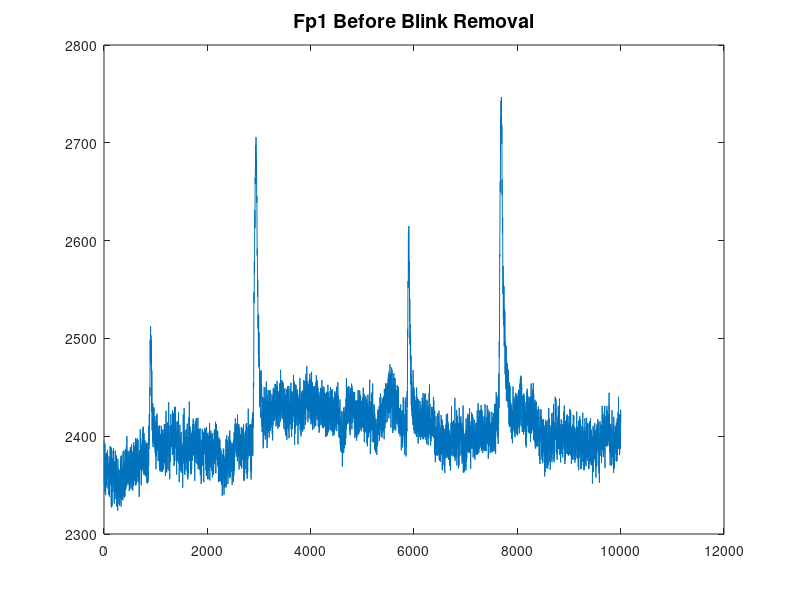

MATLAB code for this plot: (Note: this script raises an error after producing the figure.)
clear; close all; clc

% CODE TO REMOVE BLINK ARTIFACTS FROM EEG USING PCA AND ICA
% CODE AUTHORED BY: SHAWHIN TALEBI

%% IMPORT DATA

load('EEG_data')

% plot Fp1 electrode data (sits at front left part of head hear left eye)
% perturbations can be seen visually due to blinks
plot(Data(:,1))
title("Fp1 Before Blink Removal", 'FontSize', 14)
%% PCA

% DEFINE NUMBER OF PRINICPAL COMPONENTS TO KEEP
% NOTE: it is typically a good idea to try out different numbers and
% compare their total explained variation
q=21;

% PERFORM PCA
% NOTE: it is important to normalize data! (i.e. substract mean of each 
% column and divide by standard deviation. MATLAB's pca function does this 
% automatically :p
[coeff,Data_PCA,latent,tsquared,explained,mu] = pca(Data, 'NumComponents', q);

% compute and display explained variation
disp(strcat("Top ", string(q), " principal components explain ", ...
    string(sum(explained(1:q))), " of variation"))
%% ICA

% compute independent components from principal components
Mdl = rica(Data_PCA, q);
Data_ICA = transform(Mdl, Data_PCA);

%% PLOT RESULTING COMPONENTS

% define number of plots per column of figure
plotsPerCol = 7;

% set up figure
figure(2)
fig = gcf;
fig.Units = 'normalized';
fig.Position = [0 0 1 1];

% plot components
for i = 1:q
    
    subplot(plotsPerCol,ceil(q/plotsPerCol),i)
    plot(Data_ICA(:,i).^2)
    title(strcat("Component ", string(i), " Squared"), 'FontSize', 16)
    ax = gca;
    ax.XTickLabel = {};
    
end

% save figure to file
print("eeg_components", '-dpng')
%% REMOVE BLINK COMPONENT

% use heuristic to pick component corresponding to blink
Components_blink = pickBlinkComponents(Data_ICA);
disp(strcat("Blink component = ", string(Components_blink)))

% zero all columns corresponsing to blink components
Data_ICA_noBlinks = Data_ICA;
Data_ICA_noBlinks(:,Components_blink) = ...
    zeros(length(Data_ICA), length(Components_blink));

% perform inverse ica transform
Data_PCA_noBlinks = Data_ICA_noBlinks*Mdl.TransformWeights;

% perform inverse pca transform
Data_noBlinks = Data_PCA_noBlinks*coeff';

% set up figure
figure(3)
fig = gcf;
fig.Units = 'normalized';
fig.Position = [0 0 1 1];

% plot Fp1 electrode before and after
subplot(2,1,1)
plot(Data(:,1))
title("Fp1 Before Blink Removal", 'FontSize', 14)
subplot(2,1,2)
plot(Data_noBlinks(:,1))
title("Fp1 After Blink Removal", 'FontSize', 14)

% save figure to file
print("fp1_before_and_after", '-dpng')

%% FUNCTIONS

function Components_blink = pickBlinkComponents(Data_ICA)
    
    % get total number of components from input array
    [~, q] = size(Data_ICA);

    % initialize counter and output array
    i = 1;
    Components_blink = [];

    while i<q
        
        % find peaks of ith component
        % MinPeakDistance informed by average blink rate of 22 blinks/min
        % and 500 Hz sampling rate
        % MinPeakProminence defined by trial and error
        pks = findpeaks(Data_ICA(:,i), ...
            'MinPeakDistance', 1500, ...
            'MinPeakProminence', 100);
        
        % if four peaks exist choose as blink component
        if length(pks)==4
            Components_blink = [Components_blink i];
        end
        
        % increment counter
        i = i + 1;
        
    end

end
